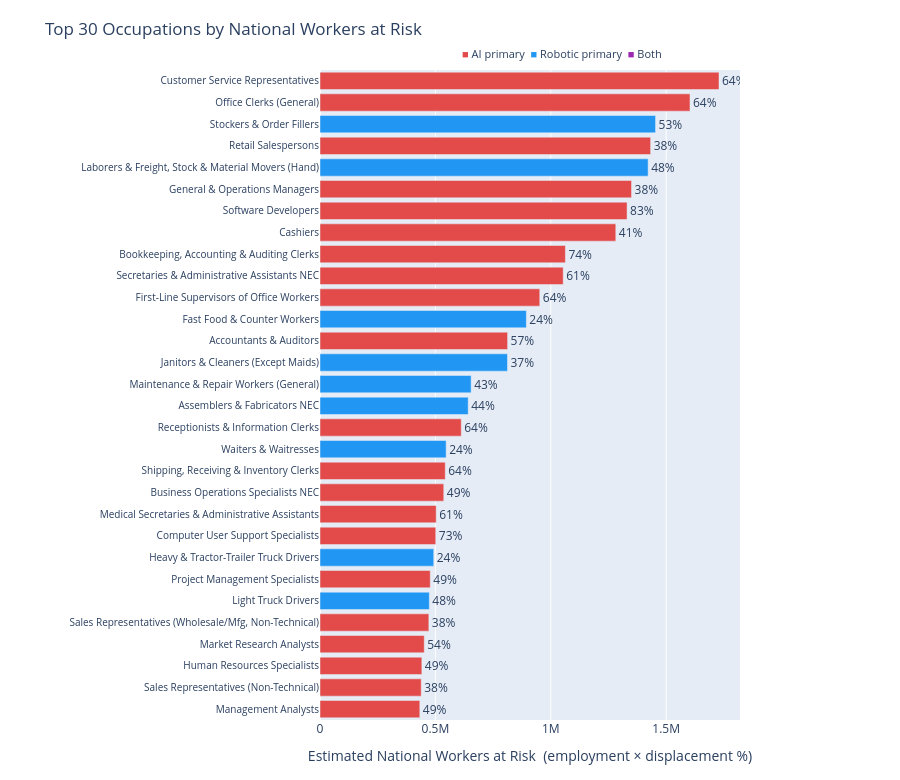

The code cell stored with this chart in its notebook:
### Markdown cell above
## 11. National Jobs Most at Risk

Sums workers at risk across all states to find the occupations with the largest national displacement footprint — the jobs where automation threatens the most total workers.

### Code cell
nat = (
    emp_scores
    .groupby(['soc','title','group_name','displacement','primary_threat'], as_index=False)
    .agg(total_employment=('employment','sum'), workers_at_risk=('workers_at_risk','sum'))
    .sort_values('workers_at_risk', ascending=False)
    .head(30)
)

colors_nat = [THREAT_COLOR.get(t, '#888') for t in nat['primary_threat']]

fig_nat = go.Figure(go.Bar(
    x=nat['workers_at_risk'],
    y=nat['title'],
    orientation='h',
    marker_color=colors_nat,
    text=[f"{d}%" for d in nat['displacement'].astype(int)],
    textposition='outside',
    customdata=nat[['displacement','group_name','primary_threat','total_employment']].values,
    hovertemplate=(
        '<b>%{y}</b><br>'
        'National workers at risk: %{x:,.0f}<br>'
        'Displacement score: %{customdata[0]}%<br>'
        'Group: %{customdata[1]}  |  Threat: %{customdata[2]}<br>'
        'Total nationally employed: %{customdata[3]:,.0f}'
        '<extra></extra>'
    ),
))

fig_nat.update_layout(
    title='Top 30 Occupations by National Workers at Risk',
    xaxis_title='Estimated National Workers at Risk  (employment × displacement %)',
    yaxis=dict(autorange='reversed', tickfont=dict(size=10)),
    height=780,
    margin=dict(l=320, r=160, t=70, b=60),
    annotations=[dict(
        x=0.82, y=1.04, xref='paper', yref='paper', showarrow=False,
        text=('<span style="color:#E24B4A">&#9632;</span> AI primary&nbsp;&nbsp;'
              '<span style="color:#2196F3">&#9632;</span> Robotic primary&nbsp;&nbsp;'
              '<span style="color:#9C27B0">&#9632;</span> Both'),
        font=dict(size=11),
    )],
)
fig_nat.show()

### Figure 1 — Plotly figure (JSON) as saved in the notebook; plotly's stock layout.template omitted (floating-point values rounded to 4 significant figures)
{"data": [{"customdata": [[64, "Office & Admin Support", "AI", 2701250], [64, "Office & Admin Support", "AI", 2504870], [53, "Transportation & Material Moving", "Robotic", 2743280], [38, "Sales", "AI", 3769800], [48, "Transportation & Material Moving", "Robotic", 2961990], [38, "Management", "AI", 3551970], [83, "Computer & Math", "AI", 1603000], [41, "Sales", "AI", 3125870], [74, "Office & Admin Support", "AI", 1436730], [61, "Office & Admin Support", "AI", 1727360], [64, "Office & Admin Support", "AI", 1487820], [24, "Food Preparation", "Robotic", 3725410], [57, "Business & Financial", "AI", 1426040], [37, "Building & Grounds", "Robotic", 2195420], [43, "Install/Maint/Repair", "Robotic", 1522880], [44, "Production", "Robotic", 1459190], [64, "Office & Admin Support", "AI", 956250], [24, "Food Preparation", "Robotic", 2277130], [64, "Office & Admin Support", "AI", 847970], [49, "Business & Financial", "AI", 1094330], [61, "Office & Admin Support", "AI", 825300], [73, "Computer & Math", "AI", 687090], [24, "Transportation & Material Moving", "Robotic", 2053320], [49, "Business & Financial", "AI", 974950], [48, "Transportation & Material Moving", "Robotic", 986840], [38, "Sales", "AI", 1241140], [54, "Business & Financial", "AI", 836450], [49, "Business & Financial", "AI", 900640], [38, "Sales", "AI", 1154250], [49, "Business & Financial", "AI", 882670]], "hovertemplate": "<b>%{y}</b><br>National workers at risk: %{x:,.0f}<br>Displacement score: %{customdata[0]}%<br>Group: %{customdata[1]}  |  Threat: %{customdata[2]}<br>Total nationally employed: %{customdata[3]:,.0f}<extra></extra>", "marker": {"color": ["#E24B4A", "#E24B4A", "#2196F3", "#E24B4A", "#2196F3", "#E24B4A", "#E24B4A", "#E24B4A", "#E24B4A", "#E24B4A", "#E24B4A", "#2196F3", "#E24B4A", "#2196F3", "#2196F3", "#2196F3", "#E24B4A", "#2196F3", "#E24B4A", "#E24B4A", "#E24B4A", "#E24B4A", "#2196F3", "#E24B4A", "#2196F3", "#E24B4A", "#E24B4A", "#E24B4A", "#E24B4A", "#E24B4A"]}, "orientation": "h", "text": ["64%", "64%", "53%", "38%", "48%", "38%", "83%", "41%", "74%", "61%", "64%", "24%", "57%", "37%", "43%", "44%", "64%", "24%", "64%", "49%", "61%", "73%", "24%", "49%", "48%", "38%", "54%", "49%", "38%", "49%"], "textposition": "outside", "type": "bar", "x": [1728800, 1603117, 1453940, 1432526, 1421752, 1349751, 1330490, 1281609, 1063176, 1053689, 952203, 894099, 812843, 812302, 654837, 642043, 612000, 546511, 542701, 536217, 503438, 501578, 492793, 477722, 473685, 471633, 451685, 441313, 438614, 432509], "y": ["Customer Service Representatives", "Office Clerks (General)", "Stockers & Order Fillers", "Retail Salespersons", "Laborers & Freight, Stock & Material Movers (Hand)", "General & Operations Managers", "Software Developers", "Cashiers", "Bookkeeping, Accounting & Auditing Clerks", "Secretaries & Administrative Assistants NEC", "First-Line Supervisors of Office Workers", "Fast Food & Counter Workers", "Accountants & Auditors", "Janitors & Cleaners (Except Maids)", "Maintenance & Repair Workers (General)", "Assemblers & Fabricators NEC", "Receptionists & Information Clerks", "Waiters & Waitresses", "Shipping, Receiving & Inventory Clerks", "Business Operations Specialists NEC", "Medical Secretaries & Administrative Assistants", "Computer User Support Specialists", "Heavy & Tractor-Trailer Truck Drivers", "Project Management Specialists", "Light Truck Drivers", "Sales Representatives (Wholesale/Mfg, Non-Technical)", "Market Research Analysts", "Human Resources Specialists", "Sales Representatives (Non-Technical)", "Management Analysts"]}], "layout": {"annotations": [{"font": {"size": 11}, "showarrow": false, "text": "<span style=\"color:#E24B4A\">&#9632;</span> AI primary&nbsp;&nbsp;<span style=\"color:#2196F3\">&#9632;</span> Robotic primary&nbsp;&nbsp;<span style=\"color:#9C27B0\">&#9632;</span> Both", "x": 0.82, "xref": "paper", "y": 1.04, "yref": "paper"}], "height": 780, "margin": {"b": 60, "l": 320, "r": 160, "t": 70}, "title": {"text": "Top 30 Occupations by National Workers at Risk"}, "xaxis": {"title": {"text": "Estimated National Workers at Risk  (employment × displacement %)"}}, "yaxis": {"autorange": "reversed", "tickfont": {"size": 10}}}}
